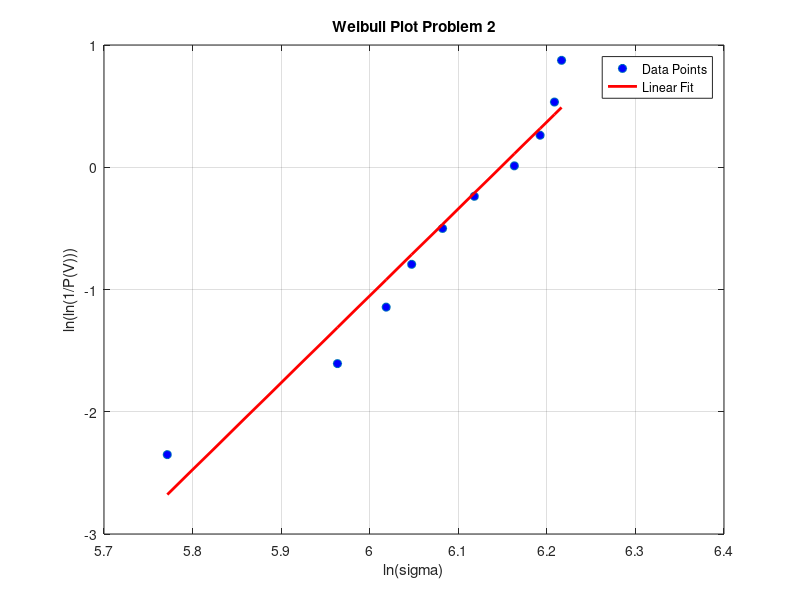
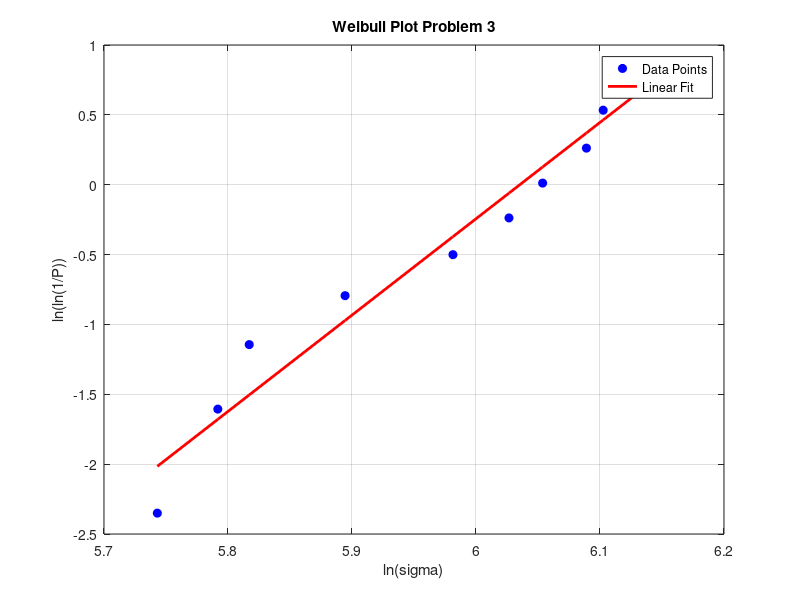

Here is the MATLAB script that generated these plots, in order:
clear all;
close all;
clc;

%% Problem 2
% Given tensile strength data (MPa)
sigma = [321, 389, 411, 423, 438, 454, 475, 489, 497, 501];

% Sort the data in ascending order
sigma = sort(sigma);

% Number of data points
N = length(sigma);

% Weibull probability estimator
for i = 1:N
    num = N - i;
P(i) = (num+1) ./ (N + 1);
end
% Weibull plot transformation
ln_sigma = log(sigma);
ln_ln_invP = log(log(1./P));

% Perform linear regression to find slope (Weibull modulus)
coeffs = polyfit(ln_sigma, ln_ln_invP, 1);
m = coeffs(1); % Weibull modulus
C = exp(-coeffs(2)/m); % Scale parameter

% Plot Weibull distribution
figure;
plot(ln_sigma, ln_ln_invP, 'o', 'MarkerFaceColor', 'b'); % Data points
hold on;
plot(ln_sigma, polyval(coeffs, ln_sigma), 'r-', 'LineWidth', 2); % Fit line
grid on;
xlabel('ln(sigma)');
ylabel('ln(ln(1/P(V)))');
title('Weibull Plot Problem 2');
legend('Data Points', 'Linear Fit', 'Location', 'best');

% Scaling for 60 mm specimen using length effect
L_ref = 20; % Reference length (mm)
L_new = 60; % New length (mm)
sigma_50 = C * (log(2))^(1/m) * (L_ref / L_new)^(1/m); % 50% survival probability

% Display results
fprintf('Weibull Modulus (m): %.2f\n', m);
fprintf('Scale Parameter (C): %.2f MPa\n', C);
fprintf('Tensile Strength at 50%% survival for 60mm specimen: %.2f MPa\n', sigma_50);


%% Problem 3


% Given failure loads (N)
P_loads = [1040, 1092, 1120, 1210, 1320, 1381, 1419, 1470, 1490, 1540];

% Beam dimensions (mm)
b = 10; % Width
h = 5;  % Height

% Span length (mm)
L = 50;

% Calculate flexural strength using sigma = 3PL / (2bh^2)
sigma = (3 .* P_loads .* L) ./ (2 * b * h^2); % MPa

% Sort the data in ascending order
sigma = sort(sigma);

% Number of data points
N = length(sigma);

% Weibull probability estimator
P = zeros(1, N);
for i = 1:N
    num = N - i;
    P(i) = (num + 1) / (N + 1);
end

% Weibull plot transformation
ln_sigma = log(sigma);
ln_ln_invP = log(log(1 ./ P));

% Perform linear regression to find Weibull modulus
coeffs = polyfit(ln_sigma, ln_ln_invP, 1);
m = coeffs(1); % Weibull modulus
sigma_0 = exp(-coeffs(2) / m); % Characteristic flexural strength

% Plot Weibull distribution
figure;
plot(ln_sigma, ln_ln_invP, 'bo', 'MarkerFaceColor', 'b'); % Data points
hold on;
plot(ln_sigma, polyval(coeffs, ln_sigma), 'r-', 'LineWidth', 2); % Fit line
grid on;
xlabel('ln(sigma)');
ylabel('ln(ln(1/P))');
title('Weibull Plot Problem 3');
legend('Data Points', 'Linear Fit', 'Location', 'best');

% Display results
fprintf('Weibull Modulus (m): %.2f\n', m);
fprintf('Characteristic Flexural Strength (σ₀): %.2f MPa\n', sigma_0);
